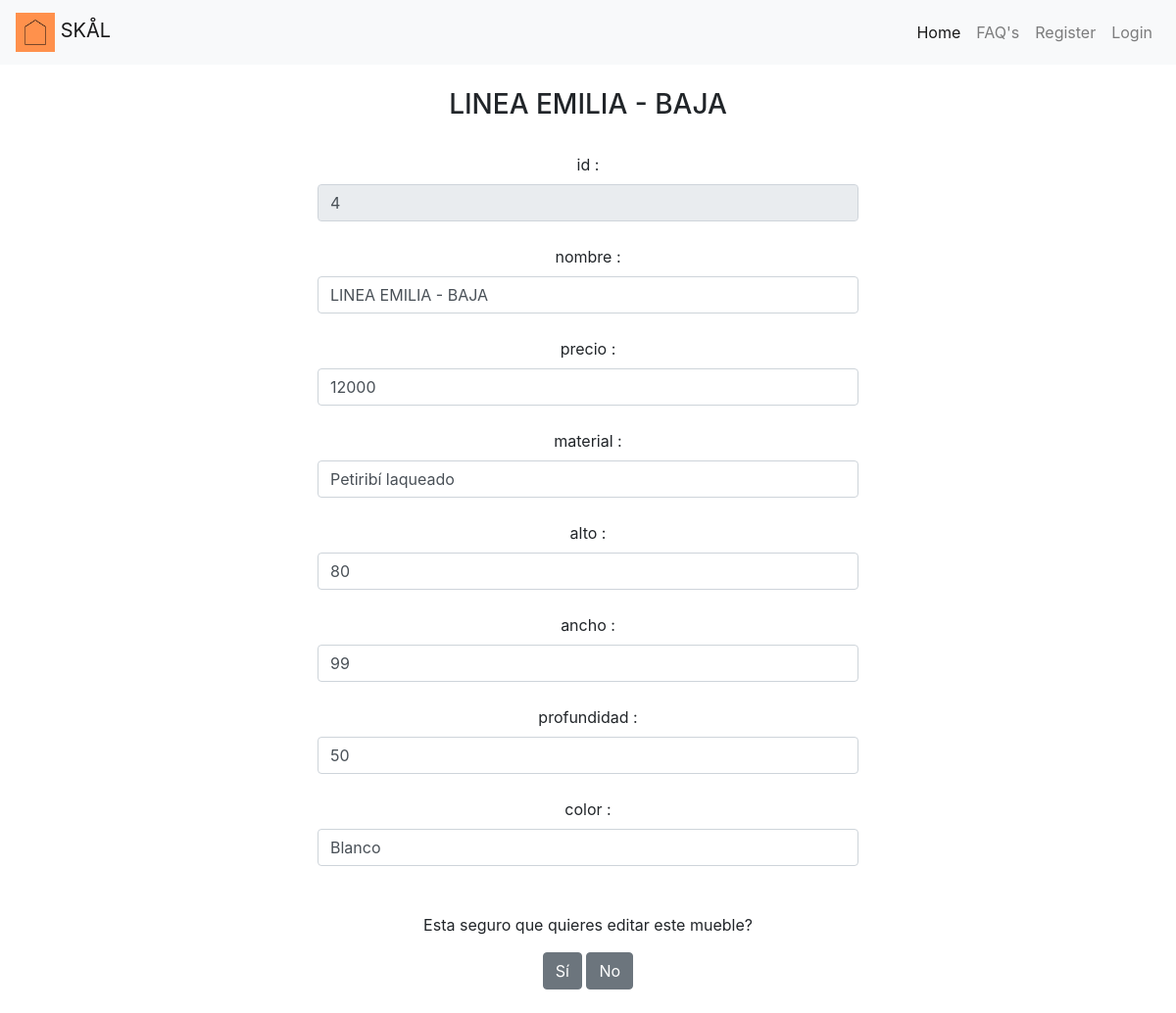
The app's page /editarMueble.php?id=4 with its own data.
### tables this page shows
CREATE TABLE `muebles` (
  `id` int(11) NOT NULL,
  `nombre` varchar(45) NOT NULL,
  `precio` varchar(45) NOT NULL,
  `material` varchar(45) DEFAULT NULL,
  `alto` decimal(2,0) DEFAULT NULL,
  `ancho` decimal(2,0) DEFAULT NULL,
  `profundidad` decimal(2,0) DEFAULT NULL,
  `color` varchar(50) DEFAULT NULL,
  `foto` varchar(200) DEFAULT NULL
);

### Clases/query.php (called while the page is built, shortened)
<?php
class Query{
    static public function muebleModificar($pdo,$tabla,$id){
        $sql = "select id, nombre, precio, material, alto, ancho, profundidad, color from $tabla where id = '$id'";
        $query = $pdo->prepare($sql);
        $query->execute();
        $muebleModificar=$query->fetch(PDO::FETCH_ASSOC);
        return $muebleModificar;
    }
}

### editarMueble.php (the view, shortened to what this page needs)
<?php
include("nav_bar.php");
require_once("loader.php");
if (isset($_GET["id"])) {
  $id=$_GET["id"];
  $muebleAModificar =  Query::muebleModificar($pdo,'muebles',$id);
}
 ?>
<html lang="es" dir="ltr">
  <head>
  </head>
  <body>
<div class="Register">
    <form class="px-4 py-3 mx-auto text-center" action="" method="POST" enctype= "multipart/form-data">
        <h3><?= $muebleAModificar ["nombre"] ;?></h3>
        <br>
        <?php foreach ($muebleAModificar as $key => $value) : ?>
            <label><?= $key?> :</label>
            <?php if($key =="id"){?>
                <input class="form-control" type="text" disabled name="<?= $key?>" value="<?= $value?> ">
            <?php }else{?>
                <input class="form-control" type="text" name="<?= $key?>" value="<?= $value?>">
            <?php }?>
            <br>
      <?php endforeach;?>
    <br>
    <p>Esta seguro que quieres editar este mueble?</p>
      <button class="btn btn-secondary" type="submit" name="editar" value="si"> Sí </button>
      <button class="btn btn-secondary" type="submit" name="editar" value="si"> No </button>
   </form>
</div>
  </body>

### CSS/master.css (style rules this page uses)
form { max-width: 600px; padding: 12px 20px; margin: 8px 0; box-sizing: border-box; align-content: center; }
.Register { text-align: center; }

### records on screen
muebles: nombre "LINEA EMILIA - BAJA", id "4", precio "12000", material "Petiribí laqueado", alto "80", ancho "99", profundidad "50", color "Blanco"

### other values on screen
$key "id"
$key "nombre"
$key "precio"
$key "material"
$key "alto"
$key "ancho"
$key "profundidad"
$key "color"
